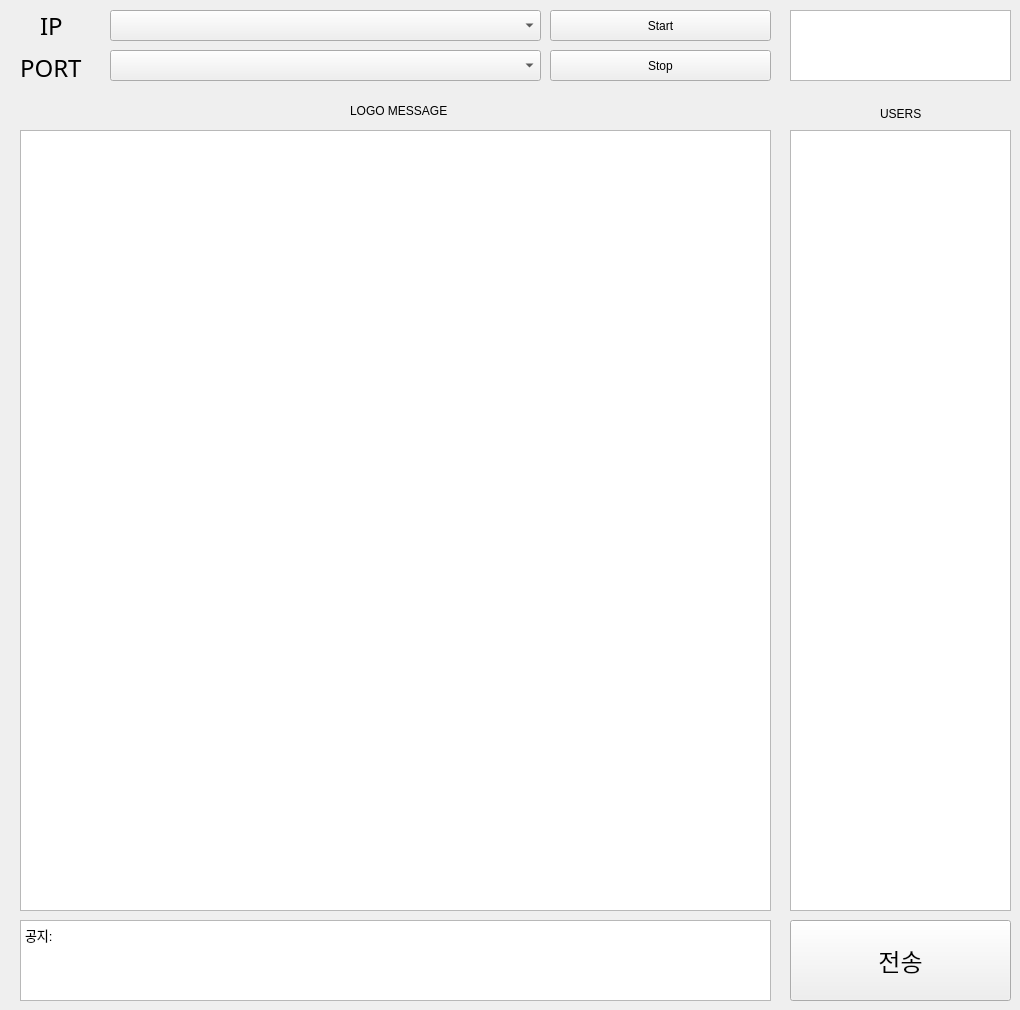
      <widget class="QWidget" name="Server_Tab">
       <attribute name="title">
        <string>Server</string>
       </attribute>
       <widget class="QToolButton" name="Start_Button">
        <property name="geometry">
         <rect>
          <x>550</x>
          <y>10</y>
          <width>221</width>
          <height>31</height>
         </rect>
        </property>
        <property name="text">
         <string>Start</string>
        </property>
       </widget>
       <widget class="QToolButton" name="Stop_Button">
        <property name="geometry">
         <rect>
          <x>550</x>
          <y>50</y>
          <width>221</width>
          <height>31</height>
         </rect>
        </property>
        <property name="text">
         <string>Stop</string>
        </property>
       </widget>
       <widget class="QComboBox" name="IP_ComboBox">
        <property name="geometry">
         <rect>
          <x>110</x>
          <y>10</y>
          <width>431</width>
          <height>31</height>
         </rect>
        </property>
       </widget>
       <widget class="QLabel" name="IP_Label">
        <property name="geometry">
         <rect>
          <x>40</x>
          <y>10</y>
          <width>32</width>
          <height>31</height>
         </rect>
        </property>
        <property name="font">
         <font>
          <family>HY나무B</family>
          <pointsize>18</pointsize>
         </font>
        </property>
        <property name="text">
         <string>IP</string>
        </property>
       </widget>
       <widget class="QComboBox" name="PORT_ComboBox">
        <property name="geometry">
         <rect>
          <x>110</x>
          <y>50</y>
          <width>431</width>
          <height>31</height>
         </rect>
        </property>
       </widget>
       <widget class="QTextBrowser" name="Message_Browser">
        <property name="geometry">
         <rect>
          <x>20</x>
          <y>130</y>
          <width>751</width>
          <height>781</height>
         </rect>
        </property>
       </widget>
       <widget class="QTextEdit" name="Broadcase_Edit">
        <property name="geometry">
         <rect>
          <x>20</x>
          <y>920</y>
          <width>751</width>
          <height>81</height>
         </rect>
        </property>
        <property name="html">
         <string>&lt;!DOCTYPE HTML PUBLIC &quot;-//W3C//DTD HTML 4.0//EN&quot; &quot;http://www.w3.org/TR/REC-html40/strict.dtd&quot;&gt;
&lt;html&gt;&lt;head&gt;&lt;meta name=&quot;qrichtext&quot; content=&quot;1&quot; /&gt;&lt;style type=&quot;text/css&quot;&gt;
p, li { white-space: pre-wrap; }
&lt;/style&gt;&lt;/head&gt;&lt;body style=&quot; font-family:'Agency FB'; font-size:12pt; font-weight:400; font-style:normal;&quot;&gt;
&lt;p style=&quot; margin-top:0px; margin-bottom:0px; margin-left:0px; margin-right:0px; -qt-block-indent:0; text-indent:0px;&quot;&gt;&lt;span style=&quot; font-size:10pt;&quot;&gt;공지: &lt;/span&gt;&lt;/p&gt;&lt;/body&gt;&lt;/html&gt;</string>
        </property>
       </widget>
       <widget class="QLabel" name="PORT_Label">
        <property name="geometry">
         <rect>
          <x>20</x>
          <y>50</y>
          <width>81</width>
          <height>36</height>
         </rect>
        </property>
        <property name="font">
         <font>
          <family>HY나무B</family>
          <pointsize>18</pointsize>
         </font>
        </property>
        <property name="text">
         <string>PORT</string>
        </property>
       </widget>
       <widget class="QLabel" name="LOGO_Label">
        <property name="geometry">
         <rect>
          <x>350</x>
          <y>97</y>
          <width>111</width>
          <height>28</height>
         </rect>
        </property>
        <property name="font">
         <font>
          <weight>50</weight>
          <bold>false</bold>
         </font>
        </property>
        <property name="layoutDirection">
         <enum>Qt::LeftToRight</enum>
        </property>
        <property name="frameShape">
         <enum>QFrame::NoFrame</enum>
        </property>
        <property name="text">
         <string>LOGO MESSAGE</string>
        </property>
       </widget>
       <widget class="QTextBrowser" name="Time_Browser">
        <property name="geometry">
         <rect>
          <x>790</x>
          <y>10</y>
          <width>221</width>
          <height>71</height>
         </rect>
        </property>
        <property name="html">
         <string>&lt;!DOCTYPE HTML PUBLIC &quot;-//W3C//DTD HTML 4.0//EN&quot; &quot;http://www.w3.org/TR/REC-html40/strict.dtd&quot;&gt;
&lt;html&gt;&lt;head&gt;&lt;meta name=&quot;qrichtext&quot; content=&quot;1&quot; /&gt;&lt;style type=&quot;text/css&quot;&gt;
p, li { white-space: pre-wrap; }
&lt;/style&gt;&lt;/head&gt;&lt;body style=&quot; font-family:'Agency FB'; font-size:12pt; font-weight:400; font-style:normal;&quot;&gt;
&lt;p align=&quot;center&quot; style=&quot;-qt-paragraph-type:empty; margin-top:0px; margin-bottom:0px; margin-left:0px; margin-right:0px; -qt-block-indent:0; text-indent:0px;&quot;&gt;&lt;br /&gt;&lt;/p&gt;&lt;/body&gt;&lt;/html&gt;</string>
        </property>
       </widget>
       <widget class="QLabel" name="LOGO_Label_2">
        <property name="geometry">
         <rect>
          <x>880</x>
          <y>100</y>
          <width>48</width>
          <height>28</height>
         </rect>
        </property>
        <property name="font">
         <font>
          <weight>50</weight>
          <bold>false</bold>
         </font>
        </property>
        <property name="layoutDirection">
         <enum>Qt::LeftToRight</enum>
        </property>
        <property name="frameShape">
         <enum>QFrame::NoFrame</enum>
        </property>
        <property name="text">
         <string>USERS</string>
        </property>
       </widget>
       <widget class="QTextBrowser" name="UserList_Browser">
        <property name="geometry">
         <rect>
          <x>790</x>
          <y>130</y>
          <width>221</width>
          <height>781</height>
         </rect>
        </property>
        <property name="html">
         <string>&lt;!DOCTYPE HTML PUBLIC &quot;-//W3C//DTD HTML 4.0//EN&quot; &quot;http://www.w3.org/TR/REC-html40/strict.dtd&quot;&gt;
&lt;html&gt;&lt;head&gt;&lt;meta name=&quot;qrichtext&quot; content=&quot;1&quot; /&gt;&lt;style type=&quot;text/css&quot;&gt;
p, li { white-space: pre-wrap; }
&lt;/style&gt;&lt;/head&gt;&lt;body style=&quot; font-family:'Agency FB'; font-size:12pt; font-weight:400; font-style:normal;&quot;&gt;
&lt;p align=&quot;center&quot; style=&quot;-qt-paragraph-type:empty; margin-top:0px; margin-bottom:0px; margin-left:0px; margin-right:0px; -qt-block-indent:0; text-indent:0px;&quot;&gt;&lt;br /&gt;&lt;/p&gt;&lt;/body&gt;&lt;/html&gt;</string>
        </property>
       </widget>
       <widget class="QToolButton" name="Trans_Button">
        <property name="geometry">
         <rect>
          <x>790</x>
          <y>920</y>
          <width>221</width>
          <height>81</height>
         </rect>
        </property>
        <property name="font">
         <font>
          <pointsize>18</pointsize>
         </font>
        </property>
        <property name="text">
         <string>전송</string>
        </property>
       </widget>
      </widget>
